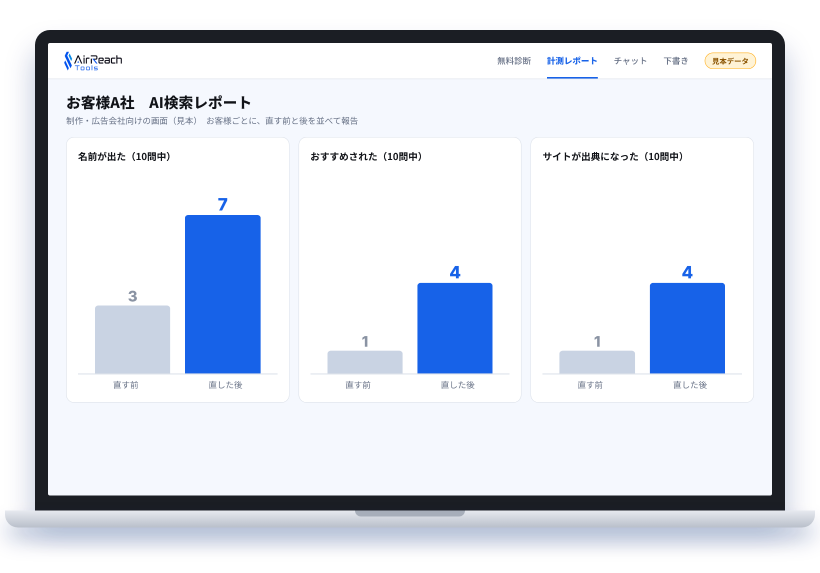
#> input picture slides/out/source/assets_ar/dev_laptop_agency.png, 1640 x 1145 px (shown at 1/2 size); its folder holds only this picture in this run
$ python make_assets_ar.py assets_ar/dev_laptop_agency.png
#> lines starting #> are read from the running program, lines starting #| are printed output that depends on the picture; after the words box and inside, x2 and y2 are one past the last pixel; in counts of white or black regions, pixels touching at a corner belong together
# AirReach 営業資料用の素材：ロゴ（白地を透過、白抜き版）とマスコット「トリウル君」の切り出し
# 使い方: python3 -I make_assets_ar.py <AirReachロゴ画像>
import os, sys
import numpy as np
from PIL import Image, ImageDraw

HERE = os.path.dirname(os.path.abspath(__file__))
OUT = os.path.join(HERE, "assets_ar"); os.makedirs(OUT, exist_ok=True)


def knockout(im, thr=0.10):
    a = np.asarray(im.convert("RGB"), np.float32) / 255
    alpha = np.clip((1 - a.min(axis=2) - thr) / (1 - thr), 0, 1)
    rgb = np.clip((a - (1 - alpha[..., None])) / np.maximum(alpha, 1e-3)[..., None], 0, 1)
    return np.dstack([rgb, alpha])


def trim(arr, pad=6):
    ys, xs = np.where(arr[..., 3] > 0.25)
    return arr[max(ys.min() - pad, 0):ys.max() + pad, max(xs.min() - pad, 0):xs.max() + pad]


def save(arr, name):
    Image.fromarray((np.clip(arr, 0, 1) * 255).astype(np.uint8), "RGBA").save(os.path.join(OUT, name))


src = Image.open(sys.argv[1]).convert("RGBA")
#> src is the input picture: PIL image 1640x1145 RGBA; mean R, G, B, A 167.9, 176.5, 196.4, 205.8
sa = np.asarray(src, np.float32) / 255
al = np.clip((sa[..., 3] - 0.45) / 0.4, 0, 1)            # 元画像の透過を使い、薄い残りかすを消す
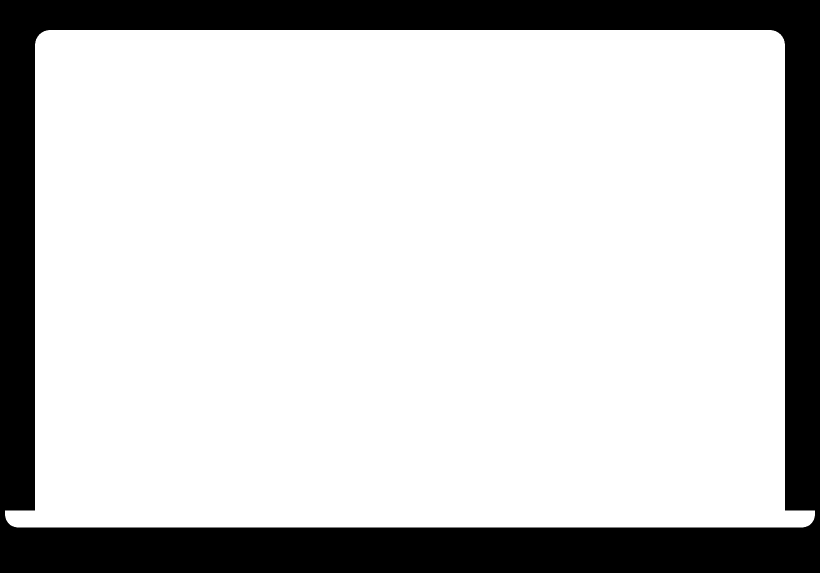
#> al: shape (1145, 1640) float32 (shown at 1/2 size); min 0, max 1, mean 0.797
logo = trim(np.dstack([sa[..., :3], al]))
#> in trim, `return arr[max(ys.min() - pad, 0):ys.max() + pad, max(xs.min() - pad, ..`:
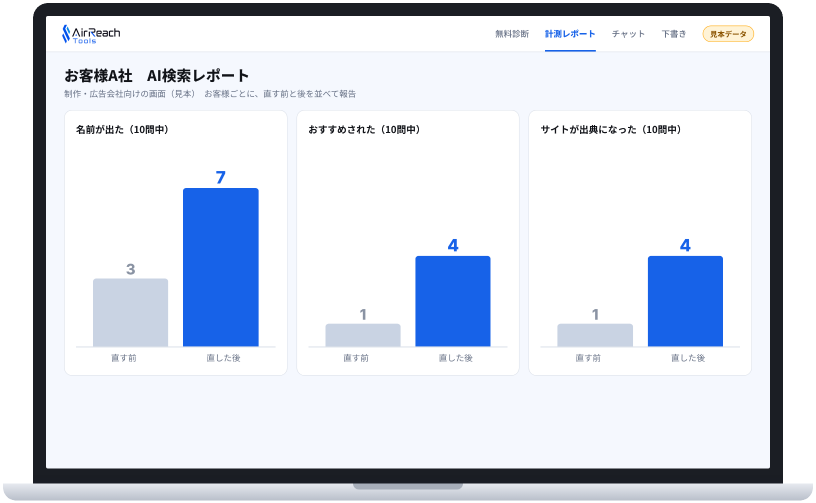
#> returned value: shape (1006, 1631, 4) float32 (shown at 1/2 size); mean of channels 0, 1, 2, 3 0.753, 0.789, 0.856, 0.912; transparent parts drawn white
save(logo, "airreach_logo.png")
w = logo.copy()
dark = w[..., :3].max(axis=2) < 0.35            # 黒い文字だけ白にする（青はそのまま）
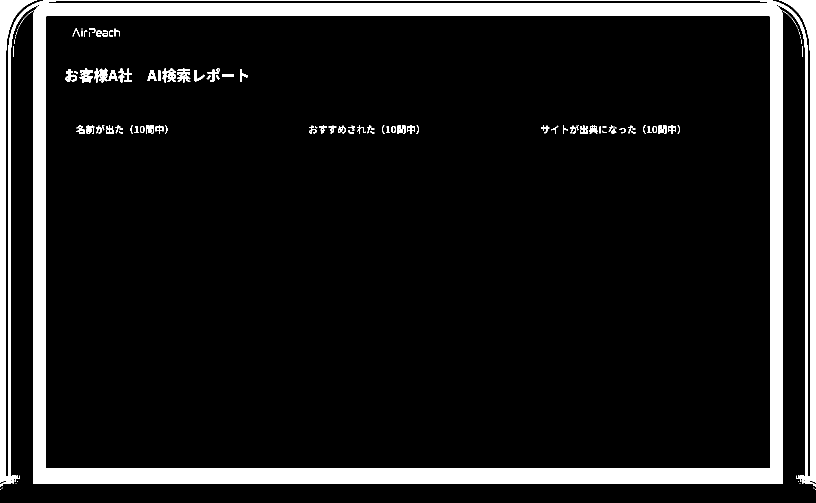
#> dark: shape (1006, 1631) bool (shown at 1/2 size); 10.7% white; 121 white regions (37 under 20 px), largest, box (x1, y1, x2, y2) and area: (0, 0, 1631, 974) 168359, (188, 137, 215, 165) 437, (325, 137, 352, 165) 418
w[..., :3][dark] = 1.0
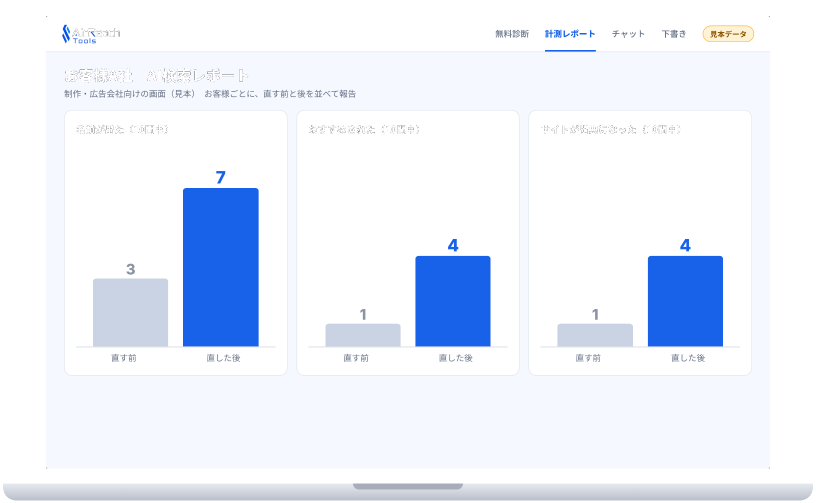
#> w: shape (1006, 1631, 4) float32 (shown at 1/2 size); mean R, G, B, A 0.855, 0.886, 0.95, 0.912; transparent parts drawn white
save(w, "airreach_logo_white.png")
# 記号部分（左のマーク）だけ
h, wd = logo.shape[:2]
#> h = 1006; wd = 1631
save(trim(logo[:, : int(wd * 0.17)]), "airreach_mark.png")
#> call 2 of trim, with pad = 6
#> in trim (call 2), `return arr[max(ys.min() - pad, 0):ys.max() + pad, max(xs.min() - pad, ..`:
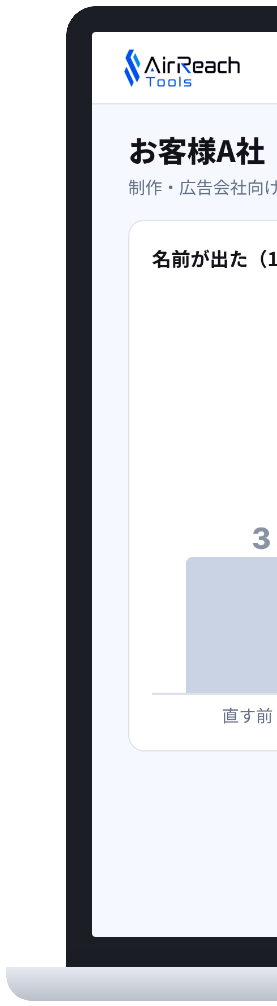
#> returned value: shape (1006, 277, 4) float32; mean of channels 0, 1, 2, 3 0.607, 0.636, 0.715, 0.759; transparent parts drawn white
mw = w[:, : int(wd * 0.17)].copy(); save(trim(mw), "airreach_mark_white.png")
#> after `mw = w[:, :int(wd * 0.17)].copy()`:
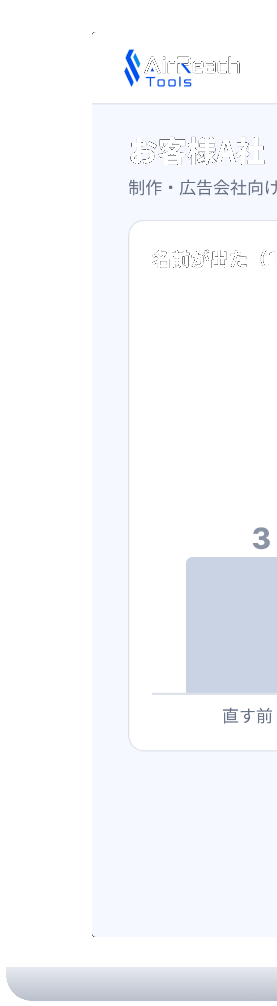
#> mw: shape (1006, 277, 4) float32; mean R, G, B, A 0.796, 0.824, 0.893, 0.759; transparent parts drawn white

# マスコット（当社サイト画像から）
#> (the run stopped early here; a loop or call above may not have finished)

$ run again, on slides/out/source/assets_ar/dev_phone_answer.png
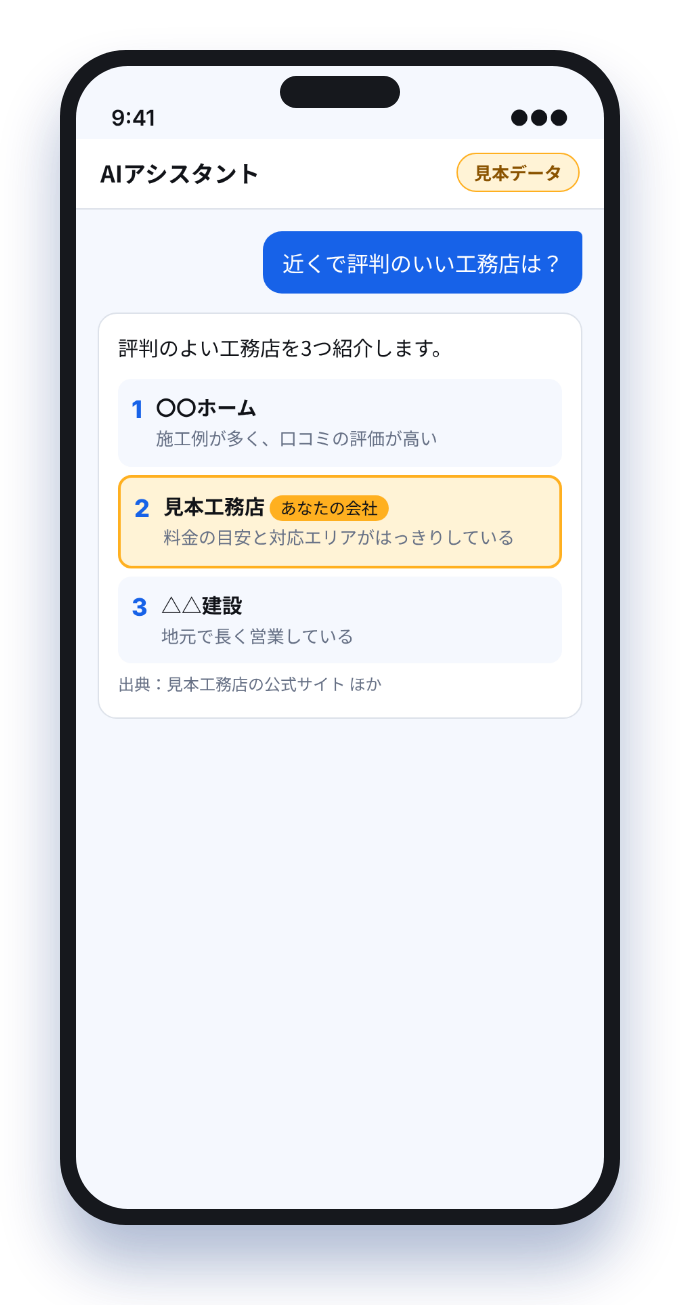
#> input picture slides/out/source/assets_ar/dev_phone_answer.png, 680 x 1305 px
#> src is the input picture: PIL image 680x1305 RGBA; mean R, G, B, A 162, 170, 191.5, 192.4
#> `dark = w[..., :3].max(axis=2) < 0.35`:
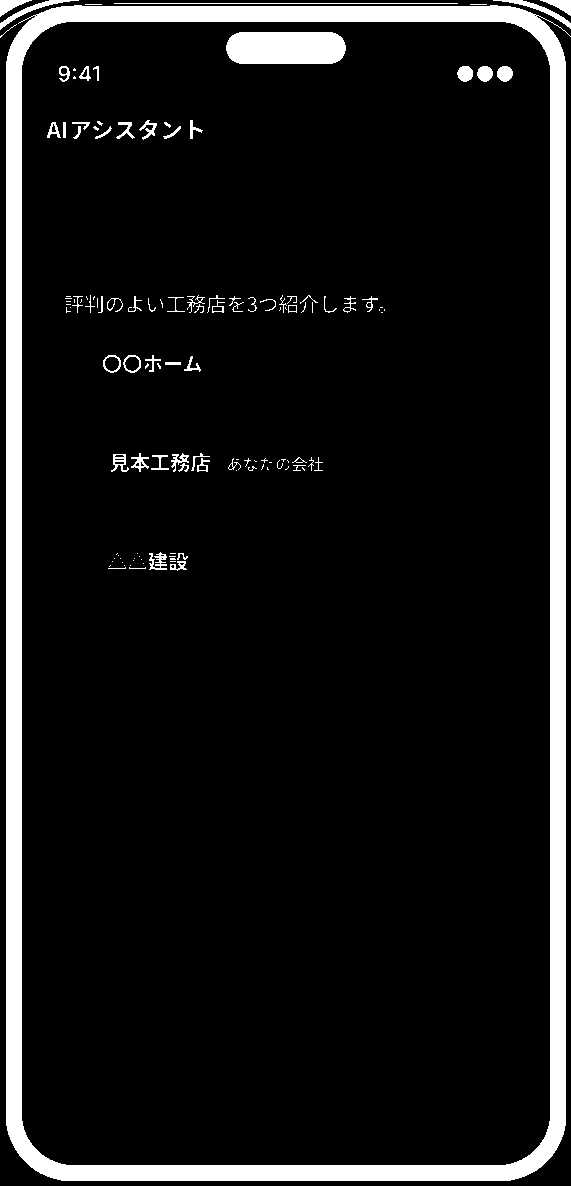
#> dark: shape (1186, 571) bool; 9.3% white; 129 white regions (64 under 20 px), largest, box (x1, y1, x2, y2) and area: (6, 5, 571, 1181) 53286, (226, 32, 346, 64) 3603, (0, 0, 79, 30) 352
#> w: shape (1186, 571, 4) float32; mean R, G, B, A 0.913, 0.93, 0.958, 0.966
#> `mw = w[:, :int(wd * 0.17)].copy()`:
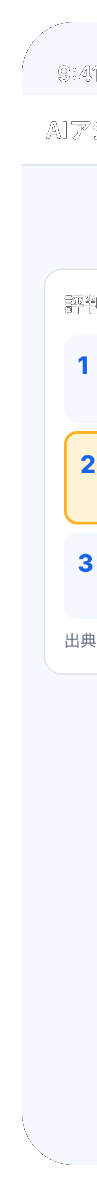
#> mw: shape (1186, 97, 4) float32; mean R, G, B, A 0.894, 0.909, 0.944, 0.913; transparent parts drawn white

$ run again, on slides/out/source/assets_ar/scr_agency.png
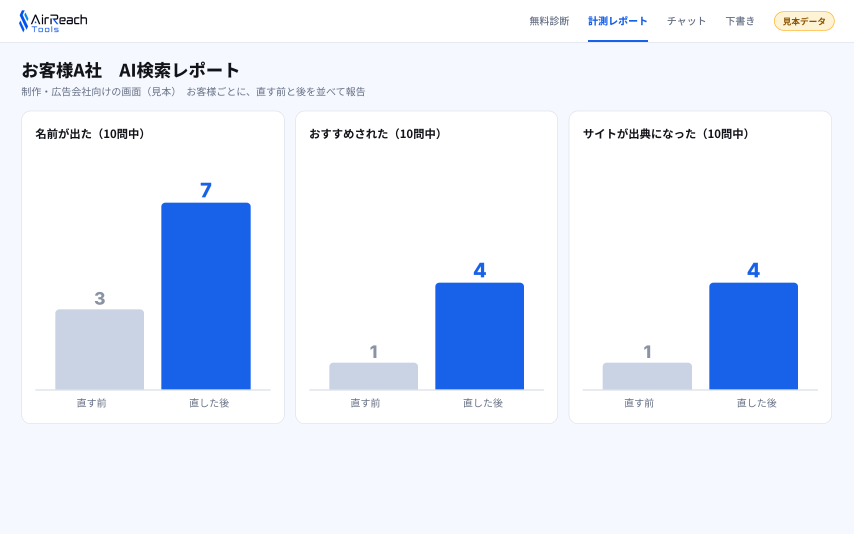
#> input picture slides/out/source/assets_ar/scr_agency.png, 2560 x 1600 px (shown at 1/3 size)
#> al: shape (1600, 2560) float32; every value is 1
#> `dark = w[..., :3].max(axis=2) < 0.35`:
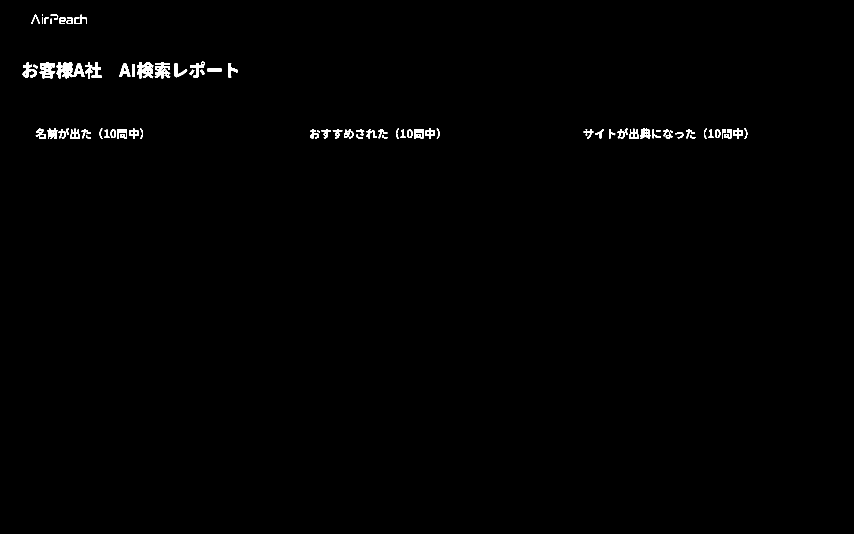
#> dark: shape (1600, 2560) bool (shown at 1/3 size); 0.59% white; 96 white regions (3 under 20 px), largest, box (x1, y1, x2, y2) and area: (411, 186, 460, 235) 1359, (118, 186, 166, 235) 1321, (464, 186, 511, 235) 1244
#> `mw = w[:, :int(wd * 0.17)].copy()`:
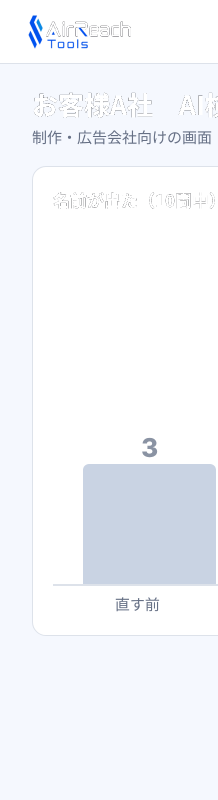
#> mw: shape (1600, 435, 4) float32 (shown at 1/2 size); mean R, G, B, A 0.951, 0.97, 0.983, 1
